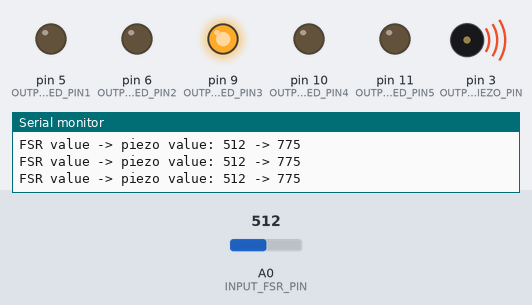
Recording of a sketch running on a simulated Arduino Uno, built with avr-gcc and run on an emulated ATmega328P. On the bench: output pins drawn as LEDs (lit = HIGH), buzzer (waves = sounding), the last lines printed to the serial monitor. The test bench sets the inputs (shaded band); at power-on: A0 (INPUT_FSR_PIN) = 512.

Above: at 1.2 s.
1.3 s: A0 (INPUT_FSR_PIN) set to 424
At 1.9 s:
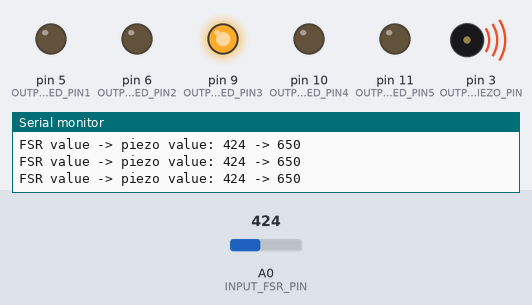
4.3 s: A0 (INPUT_FSR_PIN) set to 403
At 5.2 s:
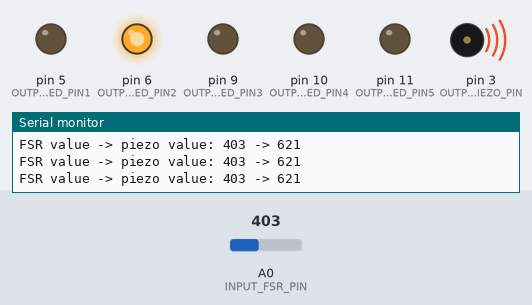
5.8 s: A0 (INPUT_FSR_PIN) set to 215
At 6.5 s:
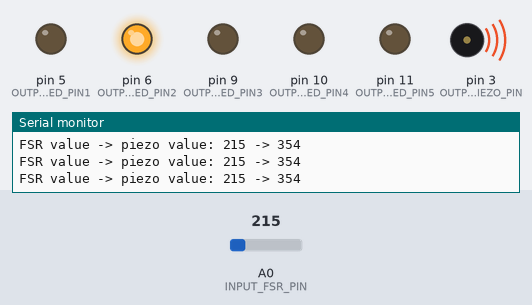
8.8 s: A0 (INPUT_FSR_PIN) set to 197
At 10.0 s:
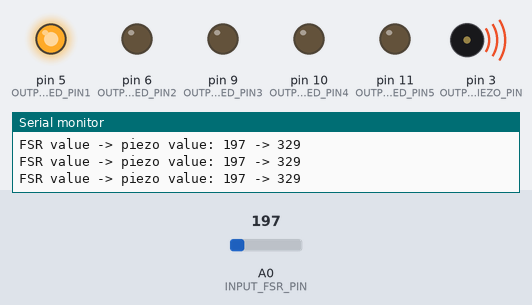
10.3 s: A0 (INPUT_FSR_PIN) set to 716
At 11.3 s:
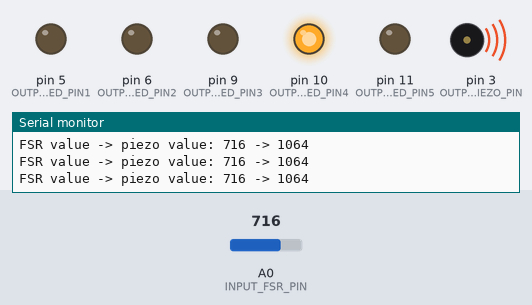
11.8 s: A0 (INPUT_FSR_PIN) set to 802
14.8 s: A0 (INPUT_FSR_PIN) set to 833
At 16.0 s:
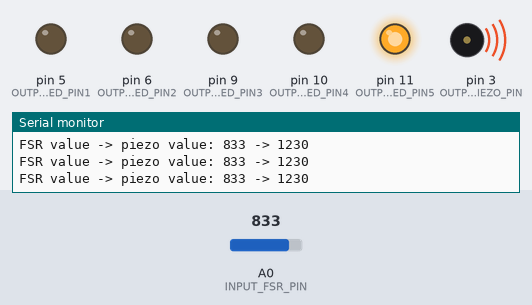
Timing chart, 0 to 17.3 s (numbered marks = the images above; inputs shaded):
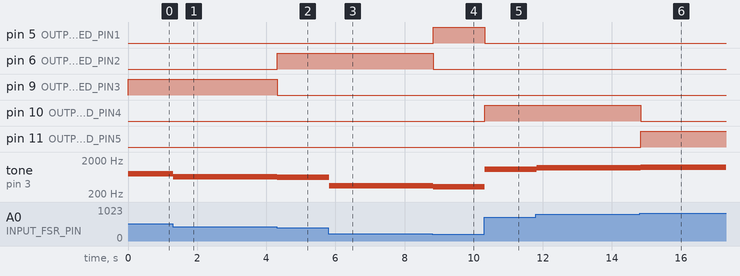

Measured:
- the behaviour switches between 410 and 409 on A0 (INPUT_FSR_PIN) (found by bisection; images 1 and 2)
- the behaviour switches between 205 and 204 on A0 (INPUT_FSR_PIN) (found by bisection; images 3 and 4)
- after the input at 1.3 s, tone on pin 3 (OUTPUT_PIEZO_PIN): 775 Hz → 650 Hz at once
- after the input at 4.3 s, pin 6 (OUTPUT_LED_PIN2): LOW → HIGH at once; pin 9 (OUTPUT_LED_PIN3): HIGH → LOW at once; tone on pin 3 (OUTPUT_PIEZO_PIN): 650 Hz → 621 Hz at once
- after the input at 5.8 s, tone on pin 3 (OUTPUT_PIEZO_PIN): 621 Hz → 354 Hz at once
- after the input at 8.8 s, pin 5 (OUTPUT_LED_PIN1): LOW → HIGH at once; pin 6 (OUTPUT_LED_PIN2): HIGH → LOW at once; tone on pin 3 (OUTPUT_PIEZO_PIN): 354 Hz → 329 Hz at once
- after the input at 10.3 s, pin 5 (OUTPUT_LED_PIN1): HIGH → LOW at once; pin 10 (OUTPUT_LED_PIN4): LOW → HIGH at once; tone on pin 3 (OUTPUT_PIEZO_PIN): 329 Hz → 1064 Hz at once
- after the input at 11.8 s, tone on pin 3 (OUTPUT_PIEZO_PIN): 1064 Hz → 1186 Hz at once
- after the input at 14.8 s, pin 10 (OUTPUT_LED_PIN4): HIGH → LOW at once; pin 11 (OUTPUT_LED_PIN5): LOW → HIGH at once; tone on pin 3 (OUTPUT_PIEZO_PIN): 1186 Hz → 1230 Hz at once

The sketch:

FSRJediForceWithLEDs.ino
```cpp
const int INPUT_FSR_PIN = A0;
const int OUTPUT_PIEZO_PIN = 3;
const int OUTPUT_LED_PIN1 = 5;
const int OUTPUT_LED_PIN2 = 6;
const int OUTPUT_LED_PIN3 = 9;
const int OUTPUT_LED_PIN4 = 10;
const int OUTPUT_LED_PIN5 = 11;
const int DELAY = 30;
const int BAUD_RATE = 9600;

void setup() {
  // set up input and output pins
  pinMode(INPUT_FSR_PIN, INPUT);
  pinMode(OUTPUT_PIEZO_PIN, OUTPUT);
  pinMode(OUTPUT_LED_PIN1, OUTPUT);
  pinMode(OUTPUT_LED_PIN2, OUTPUT);
  pinMode(OUTPUT_LED_PIN3, OUTPUT);
  pinMode(OUTPUT_LED_PIN4, OUTPUT);
  pinMode(OUTPUT_LED_PIN5, OUTPUT);
  Serial.begin(BAUD_RATE); // for printing
}

void loop() {
  int fsrValue = analogRead(INPUT_FSR_PIN); // returns 0-1023 (bc 10 bit ADC)
  int piezoOutputValue = map(fsrValue, 0, 1023, 50, 1500); // convert from 0-1023 range to 50- 1500 range
  int ledValue = map(fsrValue, 0, 1023, 0, 255);
  // print out the mapping of value from FSR input to piezo output
  Serial.print("FSR value -> piezo value: ");
  Serial.print(fsrValue);
  Serial.print(" -> ");
  Serial.println(piezoOutputValue);
  // if FSR is not being pressed (fsrValue is zero),
  // then don't make a noise, otherwise have the piezo
  // output the corresponding tone
  if (fsrValue == 0) {
    noTone(OUTPUT_PIEZO_PIN);
  } else {
    tone(OUTPUT_PIEZO_PIN, piezoOutputValue);
  }
  int state1 = LOW;
  int state2 = LOW;
  int state3 = LOW;
  int state4 = LOW;
  int state5 = LOW;
  if (ledValue < 51) {
    state1 = HIGH;
  } else if (ledValue < 102) {
    state2 = HIGH;
  } else if (ledValue < 153) {
    state3 = HIGH;
  } else if (ledValue < 204) {
    state4 = HIGH;
  } else {
    state5 = HIGH;
  }
  digitalWrite(OUTPUT_LED_PIN1, state1);
  digitalWrite(OUTPUT_LED_PIN2, state2);
  digitalWrite(OUTPUT_LED_PIN3, state3);
  digitalWrite(OUTPUT_LED_PIN4, state4);
  digitalWrite(OUTPUT_LED_PIN5, state5);
  delay(DELAY); // delay
}
```

Blinker.cpp
```cpp
#include "Blinker.h"

/**
* This Blinker constructor takes parameters pin and blinkInterval,
* pin specifies the output pin, and blinkInterval specifies the time
* in between each blink of the LED
*/
Blinker::Blinker(const int pin, const unsigned long blinkInterval) :
  _pin(pin), _interval(blinkInterval) // initialize const like this in C++
{
  _state = LOW;
  _prevTime = 0;
  pinMode(_pin, OUTPUT);
}

/**
* Calculates whether to toggle output state based on the set interval
* Call this function once per loop()
*/
void Blinker::update() {
  unsigned long currentTime = millis();

  if (currentTime - _prevTime >= _interval) {
    _prevTime = currentTime;
    _state = !_state;
    digitalWrite(_pin, _state);
  }
}
```

Blinker.h
```cpp
/**
 * This class toggles output between HIGH and LOW for a given pin
 * based on the provided "blink" interval
 *
 * Usage:
 *  Blinker _ledBlinker(3, 200); // blinks Pin 3 on/off every 200 ms
 *
 *  loop(){
 *    _ledBlinker.update();
 *  }
 */

#include <Arduino.h>

class Blinker{

  private:
    const int _pin;                 // output pin
    const unsigned long _interval;  // blink interval in ms

    int _state;                     // current state (either HIGH OR LOW)
    unsigned long _prevTime;        // last state toggle in ms

  public:
    Blinker(const int pin, const unsigned long blinkInterval);
    void update();
};
```
